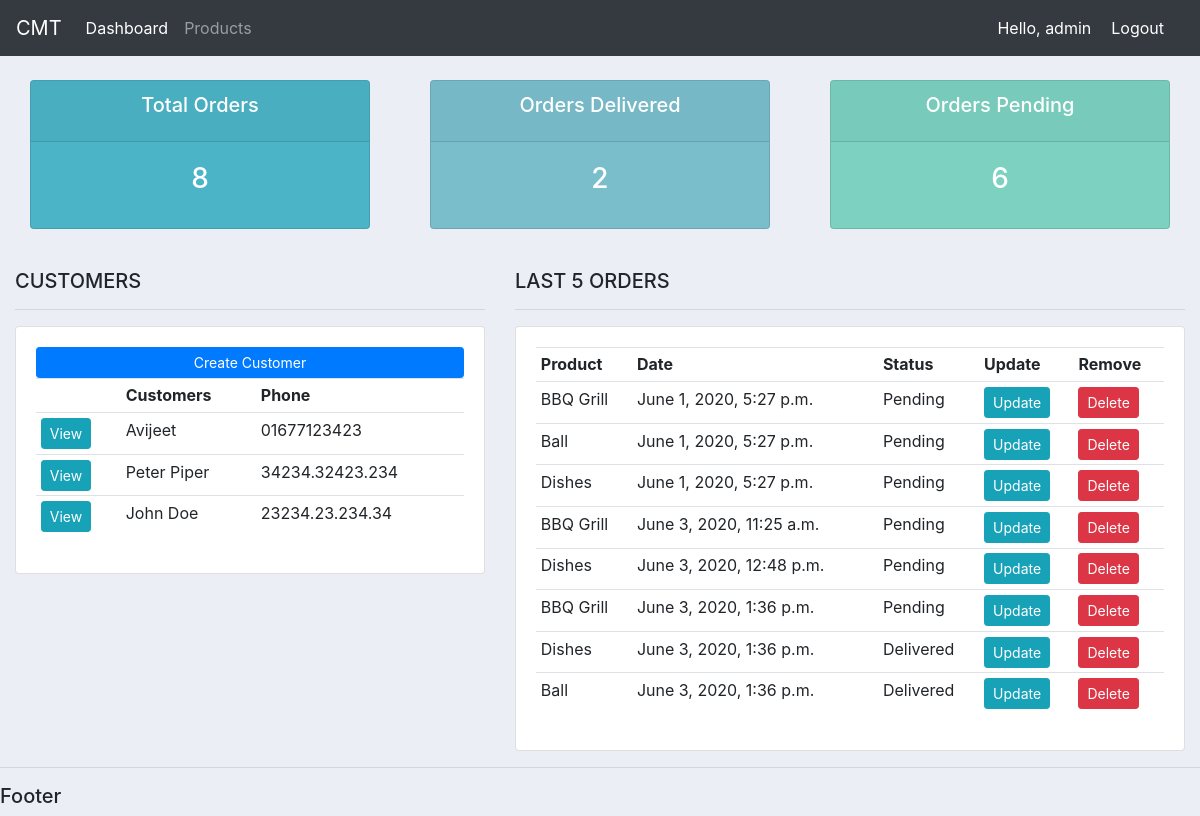
The app's page / (signed in) with its own data.
### accounts/models.py (models this page shows, shortened)
class Customer(models.Model):
    name = models.CharField(max_length=200, null=True)
    phone = models.CharField(max_length=200, null=True)
    email = models.EmailField(max_length=200, null=True)
    date_created = models.DateTimeField(auto_now_add=True, null=True)

class Order(models.Model):
    STATUS = (
        ('Pending', 'Pending'),
        ('Out of Delivery', 'Out of Delivery'),
        ('Delivered', 'Delivered'),
    )
    customer = models.ForeignKey(Customer, null=True, on_delete=models.SET_NULL)
    product = models.ForeignKey(Product, null=True, on_delete=models.SET_NULL)
    date_created = models.DateTimeField(auto_now_add=True, null=True)
    status = models.CharField(max_length=200, null=True, choices=STATUS)
    note = models.CharField(max_length=1000, null=True)

class Product(models.Model):
    CATEGORY = (
        ('Indoor', 'Indoor'),
        ('Outdoor', 'Outdoor'),
    )
    name = models.CharField(max_length=200, null=True)
    price = models.FloatField(null=True)
    category = models.CharField(max_length=200, null=True, choices=CATEGORY)
    description = models.CharField(max_length=200, null=True, blank=True)
    date_created = models.DateTimeField(auto_now_add=True, null=True)
    tags = models.ManyToManyField(Tag)
    def __str__(self):
        return self.name

### accounts/decorators.py (the view)
    def wrapper_func(request, *args, **kwargs):
        group = None
        if request.user.groups.exists():
            group = request.user.groups.all()[0].name
        if group == 'customer':
            return redirect('user')
        if group == 'admin':
            return view_func(request, *args, **kwargs)

### accounts/views.py (called while the page is built)
@login_required(login_url='login')
@admin_only
def home(request):
    orders = Order.objects.all()
    customers = Customer.objects.all()
    total_customers = customers.count()
    total_orders = orders.count()
    delivered = orders.filter(status='Delivered').count()
    pending = orders.filter(status='Pending').count()
    context = {
        'orders': orders,
        'customers': customers,
        'total_orders': total_orders,
        'delivered': delivered,
        'pending': pending,
    }
    return render(request, 'accounts/dashboard.html', context)

### templates/accounts/dashboard.html
{% extends 'main.html' %}
{% block content %}
{% include 'accounts/status.html' %}
<br>
<div class="row">
    <div class="col-md-5">
        <h5>CUSTOMERS</h5><hr>
        <div class="card card-body">
            <a href="#" class="btn btn-primary btn-sm btn-block">Create Customer</a>
            <table class="table table-sm">
                <tr>
                    <th></th>
                    <th>Customers</th>
                    <th>Phone</th>
                </tr>
                {% for customer in customers %}
                    <tr>
                        <td><a class="btn btn-sm btn-info" href="{% url 'customer' customer.id %}">View</a></td>
                        <td>{{ customer.name }}</td>
                        <td>{{ customer.phone }}</td>
                    </tr>
                {% endfor %}
            </table>
        </div>
    </div>
    <div class="col-md-7">
        <h5>LAST 5 ORDERS</h5><hr>
        <div class="card card-body">
            <table class="table table-sm">
                <tr>
                    <th>Product</th>
                    <th>Date</th>
                    <th>Status</th>
                    <th>Update</th>
                    <th>Remove</th>
                </tr>
                {% for order in orders %}
                    <tr>
                        <td>{{ order.product }}</td>
                        <td>{{ order.date_created }}</td>
                        <td>{{ order.status }}</td>
                        <td><a class="btn btn-sm btn-info" href="{% url 'update-order' order.id %}">Update</a></td>
                        <td><a class="btn btn-sm btn-danger" href="{% url 'delete-order' order.id %}">Delete</a></td>
                    </tr>
                {% endfor %}
            </table>
        </div>
    </div>
</div>
{% endblock %}

### templates/main.html (shortened to what this page needs)
{% load static %}
<!doctype html>
<html lang="en">
  <head>
    <link rel="stylesheet" href="https://stackpath.bootstrapcdn.com/bootstrap/4.5.0/css/bootstrap.min.css">
    <link rel="stylesheet" href="{% static 'css/main.css' %}">
  </head>
  <body>
    {% include 'navbar.html' %}
    <div class="container-fluid">
      {% block content %}
      {% endblock %}
    </div>
    <hr>
    <h5>Footer</h5>
  </body>
</html>

### templates/navbar.html (shortened to what this page needs)
<nav class="navbar navbar-expand-lg navbar-dark bg-dark">
    <a class="navbar-brand" href="{% url 'home' %}">CMT</a>
    <div class="collapse navbar-collapse" id="navbarNav">
      <ul class="navbar-nav">
        {% if request.user.is_staff %}
        <li class="nav-item active">
          <a class="nav-link" href="{% url 'home' %}">Dashboard <span class="sr-only">(current)</span></a>
        </li>
        <li class="nav-item">
          <a class="nav-link" href="{% url 'products' %}">Products</a>
        </li>
        {% endif %}
      </ul>
    </div>
    <span class="hello-msg">Hello, {{ request.user }}</span>
    <span><a class="hello-msg" href="{% url 'logout' %}">Logout</a></span>
  </nav>

### templates/accounts/status.html
<br>
<div class="row">
    <div class="col">
        <div class="col-md" >
            <div class="card text-center text-white mb-3" id="total-orders" >
                <div class="card-header">
                    <h5 class="card-title">Total Orders</h5>
                </div>
                <div class="card-body">
                    <h3 class="card-title">{{ total_orders }}</h3>
                </div>
            </div>
        </div>
    </div>
    <div class="col">
        <div class="col-md">
            <div class="card text-center text-white  mb-3" id="orders-delivered">
                <div class="card-header">
                    <h5 class="card-title">Orders Delivered</h5>
                </div>
                <div class="card-body">
                    <h3 class="card-title">{{ delivered }}</h3>
                </div>
            </div>
        </div>
    </div>
    <div class="col">
        <div class="col-md">
            <div class="card text-center text-white mb-3" id="orders-pending">
                <div class="card-header">
                    <h5 class="card-title">Orders Pending</h5>
                </div>
                <div class="card-body">
                    <h3 class="card-title">{{ pending }}</h3>
                </div>
            </div>
        </div>
    </div>
</div>

### static/css/main.css (style rules this page uses)
body { background-color: #ebeff5; }
#total-orders { background-color: #4cb4c7; }
#orders-delivered { background-color: #7abecc; }
#orders-pending { background-color: #7cd1c0; }

### templates/navbar.html (style rules this page uses)
.hello-msg { font-size: 16px; color: #fff; margin-right: 20px; }

### records on screen
Customer: name "Avijeet", phone "01677123423"
Customer: name "Peter Piper", phone "34234.32423.234"
Customer: name "John Doe", phone "23234.23.234.34"
Order: product "BBQ Grill", date_created "June 1, 2020, 5:27 p.m.", status "Pending"
Order: product "Ball", date_created "June 1, 2020, 5:27 p.m.", status "Pending"
Order: product "Dishes", date_created "June 1, 2020, 5:27 p.m.", status "Pending"
Order: product "BBQ Grill", date_created "June 3, 2020, 11:25 a.m.", status "Pending"
Order: product "Dishes", date_created "June 3, 2020, 12:48 p.m.", status "Pending"
Order: product "BBQ Grill", date_created "June 3, 2020, 1:36 p.m.", status "Pending"
Order: product "Dishes", date_created "June 3, 2020, 1:36 p.m.", status "Delivered"
Order: product "Ball", date_created "June 3, 2020, 1:36 p.m.", status "Delivered"

### other values on screen
{{ request.user }} "admin"
{{ total_orders }} "8"
{{ delivered }} "2"
{{ pending }} "6"
